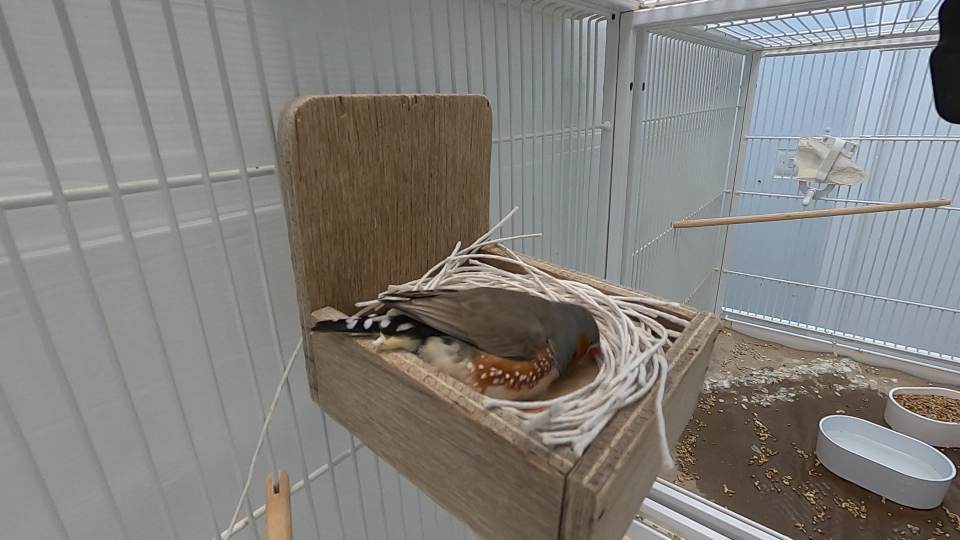
#> input picture test_1.jpg, 1920 x 1080 px (shown at 1/2 size)
$ python -i general.py   (imports and definitions only)
#> lines starting #> are read from the running program, lines starting #| are printed output that depends on the picture; after the words box and inside, x2 and y2 are one past the last pixel; in counts of white or black regions, pixels touching at a corner belong together
#> further down, picture is the input picture: shape (1080, 1920, 3); mean B, G, R 126.2, 129.1, 131
import cv2
import numpy as np
import math
import random
import matplotlib.pyplot as plt
from matplotlib.colors import hsv_to_rgb
from functional.colour import *
from itertools import combinations
from sklearn.cluster import KMeans, k_means
from collections import Counter
from skimage import feature, exposure


# [21 lines left out: functions imgDiff, combine, not called in this run]


def kernel(length):
    return np.ones((length, length), np.uint8)


# [149 lines left out: functions orbKP, orbSingleKP, orbKM, fastKP, siftKP, siftKM and 5 more, not called in this run]


def distinctKP(kps):  # group clusters of kps
    grps = []
    for kp in kps:
        if len(grps) > 0:
            added = False
            i = 0
            while not added and i < len(grps):
                j = 0
                while not added and j < len(grps[i]):
                    if cv2.KeyPoint().overlap(grps[i][j], kp) > 0.5:
                        grps[i].append(kp)
                        added = True
                    j += 1
                i += 1
            if not added:
                grps.append([kp])
        else:
            grps = [[kp]]
    return grps


def significantKP(kps):
    grps = distinctKP(kps)
    grps = [[kp.pt for kp in grp] for grp in grps]
    largest = []
    maxLen = 0
    for grp in grps:
        if len(grp) > maxLen:
            largest = grp
            maxLen = len(grp)
        elif len(grp) == maxLen and maxLen >= 2:
            if circleRadius(grp) < circleRadius(largest):
                largest = grp
    return ptsCentroid(largest)


def man_dist(a, b):
    return abs(a[0] - b[0]) + abs(a[1] - b[1])


def euc_dist(a, b):
    return math.sqrt((a[0]-b[0])**2 + (a[1] - b[1])**2)


def ptsCentroid(arr):
    l = len(arr)
    sum_x = np.sum([pt[0] for pt in arr])
    sum_y = np.sum([pt[1] for pt in arr])
    return int(sum_x/l), int(sum_y/l)


# [172 lines left out: functions welzl, circleRadius, circleProperties, ptInCircle, edgeCanny, hogFeatures and 6 more, not called in this run]


def billMask(img):
    hsv = cv2.cvtColor(img, cv2.COLOR_BGR2HSV)
#> hsv: shape (1080, 1920, 3); mean H, S, V 57.5, 33.8, 136.4
    low1 = np.array([0, 60, 60])
    high1 = np.array([10, 255, 255])
    mask1 = cv2.inRange(hsv, low1, high1)
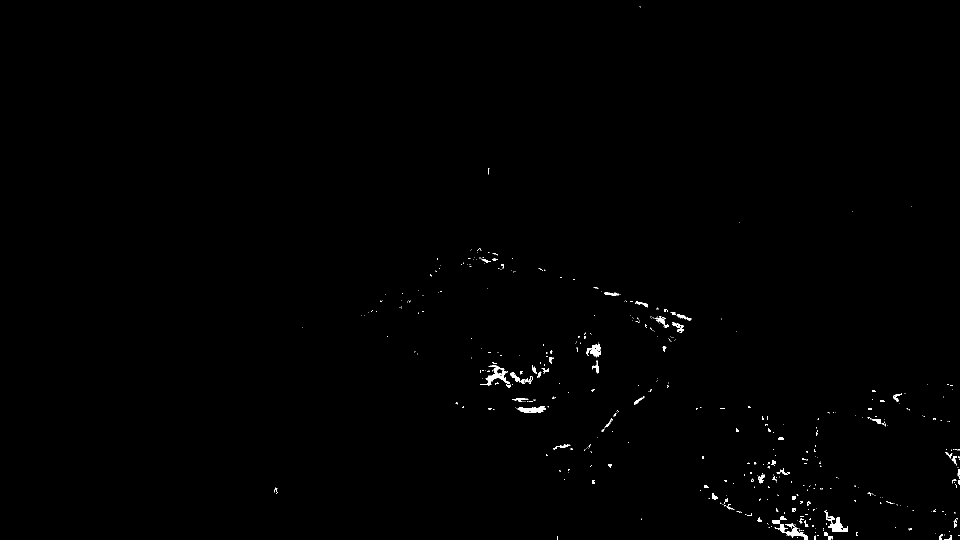
#> mask1: shape (1080, 1920) (shown at 1/2 size); 0.44% white; 491 white regions (411 under 20 px), largest, box (x1, y1, x2, y2) and area: (1544, 1032, 1616, 1080) 897, (960, 730, 1022, 776) 754, (1656, 1034, 1696, 1064) 584
    low2 = np.array([170, 60, 60])
    high2 = np.array([180, 255, 255])
    mask2 = cv2.inRange(hsv, low2, high2)
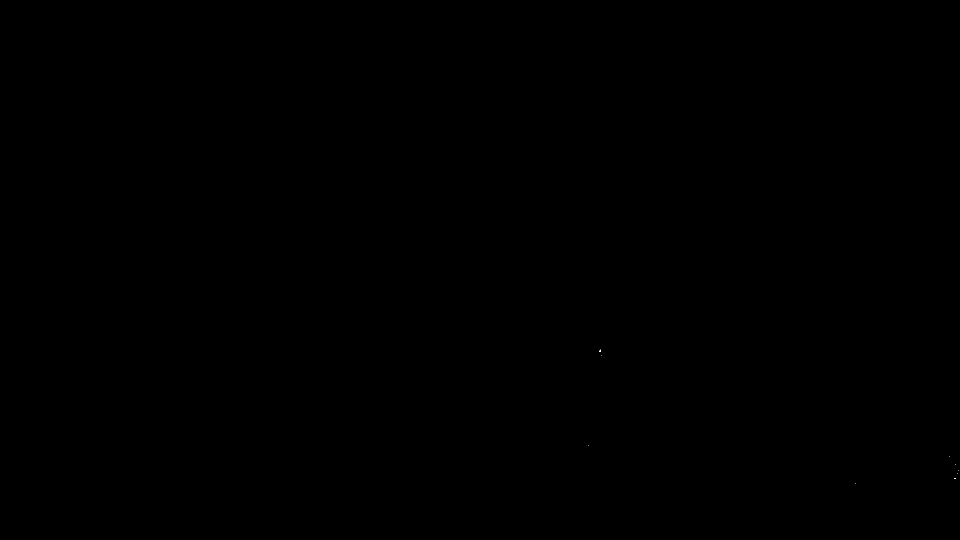
#> mask2: shape (1080, 1920) (shown at 1/2 size); 0% white in thin lines or dots, all inside (x1, y1, x2, y2) = (1176, 699, 1917, 968)
    mask = cv2.bitwise_or(mask1, mask2)
    mask = cv2.morphologyEx(mask, cv2.MORPH_CLOSE, kernel(5))
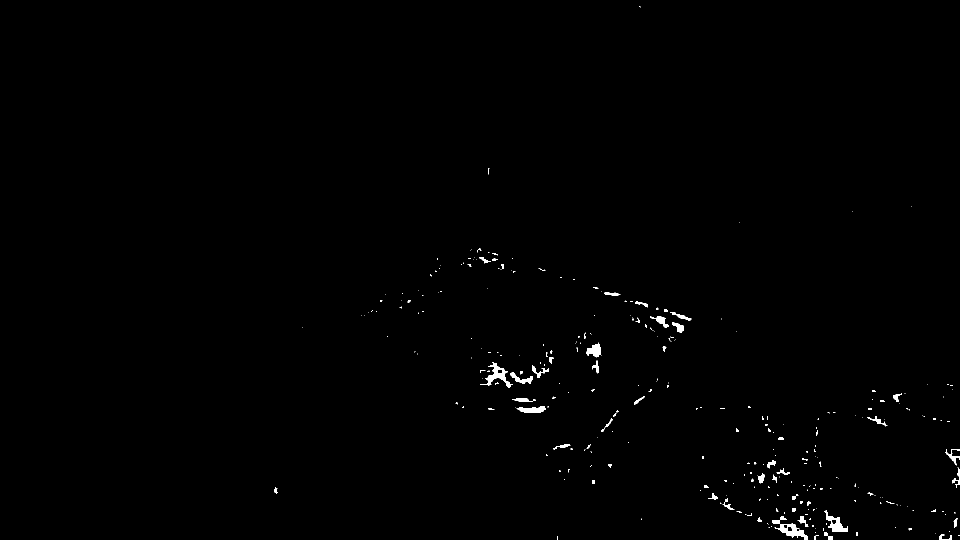
#> mask: shape (1080, 1920) (shown at 1/2 size); 0.53% white; 298 white regions (218 under 20 px)
    # mask = cv2.morphologyEx(mask, cv2.MORPH_OPEN, kernel(3))

    contours, _ = cv2.findContours(mask, cv2.RETR_TREE, cv2.CHAIN_APPROX_SIMPLE)
#> contours = 302 contours, 247 with area under 20; largest, box (x1, y1, x2, y2) and area: (1544, 1032, 1616, 1080) 1040, (960, 725, 1026, 776) 839, (1648, 1020, 1696, 1064) 763, (1173, 685, 1202, 715) 470, (1033, 812, 1092, 826) 454
    if len(contours) > 1:
        contours = sorted(contours, key=lambda x: cv2.contourArea(x), reverse=True)[:1]
#> contours = 1 contour; box (x1, y1, x2, y2) and area: (1544, 1032, 1616, 1080) 1040
        mask = np.zeros(img.shape[:2], np.uint8)
        cv2.drawContours(mask, contours, 0, 255, -1)
#> mask: shape (1080, 1920); 0.06% white; 1 white region

    colMask = cv2.bitwise_and(img, img, mask=mask)
    return colMask


def trackHead(img):
    img_copy = img.copy()
    mask = billMask(img)
    orb = cv2.ORB_create(nfeatures=10)
    kp, des = orb.detectAndCompute(mask, None)
#> kp = 6 keypoints; (x, y, size): (1571, 1036, 31), (1573, 1038, 31), (1564, 1032, 44.6), (1544, 1040, 37.2), (1565, 1032, 37.2), (1560, 1034, 44.6)
    if len(kp) > 0:
        pt = significantKP(kp)
#> the loop in distinctKP, `for kp in kps:` made 6 passes
#> kp on passes 2 to 6: keypoint at (1573, 1038), size 31, keypoint at (1544.4, 1040.4), size 37.2, keypoint at (1564.8, 1032), size 37.2, keypoint at (1563.8, 1032.5), size 44.6, keypoint at (1559.5, 1033.9), size 44.6
#> in significantKP, `grps = distinctKP(kps)`: grps = [[keypoint at (1571, 1036), size 31, keypoint at (1573, 1038), size 31, keypoint at (1564.8, 1032), size 37.2, keypoint at (1563.8, 1032.5), size 44.6, keypoint at (1559.5, 1033.9), size 44.6], [keypoint at (1544.4, 1040.4), size 37.2]]
#> in significantKP, `grps = [[kp.pt for kp in grp] for grp in grps]`: grps = [[(1571, 1036), (1573, 1038), (1564.8, 1032), (1563.8, 1032.5), (1559.5, 1033.9)], [(1544.4, 1040.4)]]
#> the loop in significantKP, `for grp in grps:` made 2 passes
#> maxLen on pass 1: 5
#> after the loop in significantKP, `for grp in grps:`: maxLen = 5
#> in ptsCentroid, `sum_x = np.sum([pt[0] for pt in arr])`: sum_x = 7832.2
#> in ptsCentroid, `sum_y = np.sum([pt[1] for pt in arr])`: sum_y = 5172.4
#> pt = (1566, 1034)

        grey = cv2.cvtColor(mask, cv2.COLOR_BGR2GRAY)
        contours, _ = cv2.findContours(grey, cv2.RETR_TREE, cv2.CHAIN_APPROX_SIMPLE)
        cnt = contours[0]
#> cnt = contour of 100 points, box (x1, y1, x2, y2) (1544, 1032, 1616, 1080), area 1040
        M = cv2.moments(cnt)
#> M = moments, m00 1040.5, centre m10/m00, m01/m00 = (1579, 1058)
        centroid = (int(M['m10'] / M['m00']), int(M['m01'] / M['m00']))
#> centroid = (1579, 1057)

        # bounding rect
        ratio = 3
        dist = euc_dist(pt, centroid) * 2
#> dist = 52.84
        length = dist * ratio
#> length = 158.5
        x, y, w, h = cv2.boundingRect(cnt)
#> x = 1544; y = 1032; w = 72; h = 48
        w += length
#> w = 230.5
        h += length
#> h = 206.5
        dx = centroid[0] - pt[0]
#> dx = 13
        dy = centroid[1] - pt[1]
#> dy = 23
        if dx >= 0 and dy != 0 and abs(dx/dy) < 1:
            x -= w * (1 - abs(dx/dy)) / 2
#> x = 1493.9
        elif dx < 0:
            if dy != 0 and abs(dx/dy) < 1:
                x += w * (1 - abs(dx/dy)) / 2 - w
            else:
                x -= length
        if dy >= 0 and dx != 0 and abs(dy/dx) < 1:
            y -= h * (1 - abs(dy/dx)) / 2
        elif dy < 0:
            if dx != 0 and abs(dy/dx) < 1:
                y += h * (1 - abs(dy/dx)) / 2 - h
            else:
                y -= length
        x = round(x)
#> x = 1494
        y = round(y)
        w = round(w)
#> w = 231
        h = round(h)
#> h = 207
        cv2.rectangle(img_copy, (x, y), (x+w, y+h), (0, 255, 0), 2)
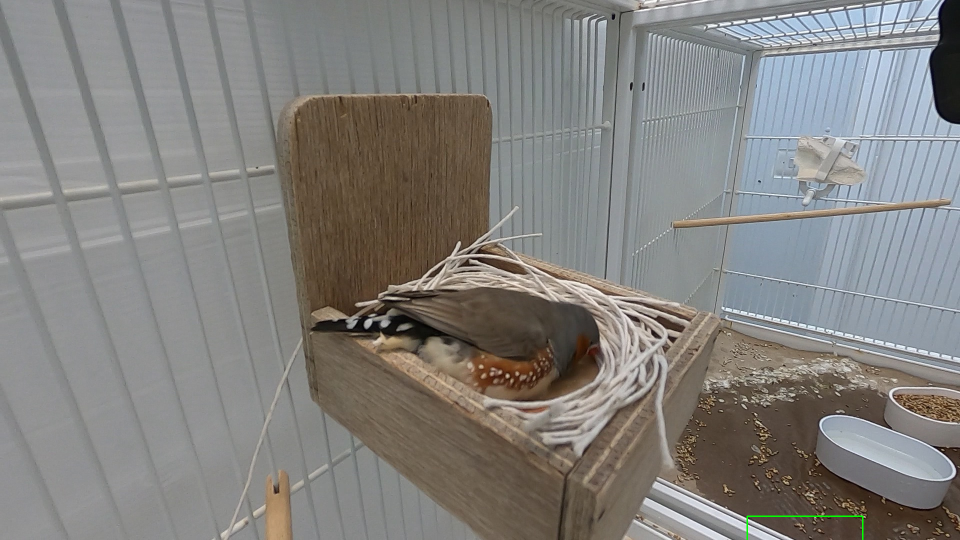
#> img_copy: shape (1080, 1920, 3) (shown at 1/2 size); 0.05% of pixels changed, all inside (x1, y1, x2, y2) = (1493, 1031, 1727, 1080)
        cv2.line(img_copy, pt, centroid, (0, 255, 255), 2)
#> img_copy: shape (1080, 1920, 3); under 0.01% of pixels changed, all inside (x1, y1, x2, y2) = (1565, 1033, 1581, 1059)
        cv2.circle(img_copy, pt, 4, (255, 0, 255), -1)
#> img_copy: shape (1080, 1920, 3); mean B, G, R 126.2, 129.2, 130.9
    return img_copy


# [251 lines left out: functions boundFeat, angle, detLR, sort_feat, match_labels, process_labels and 3 more, not called in this run]

>>> import cv2
>>> picture = cv2.imread('../test_1.jpg')
>>> result = trackHead(picture)
